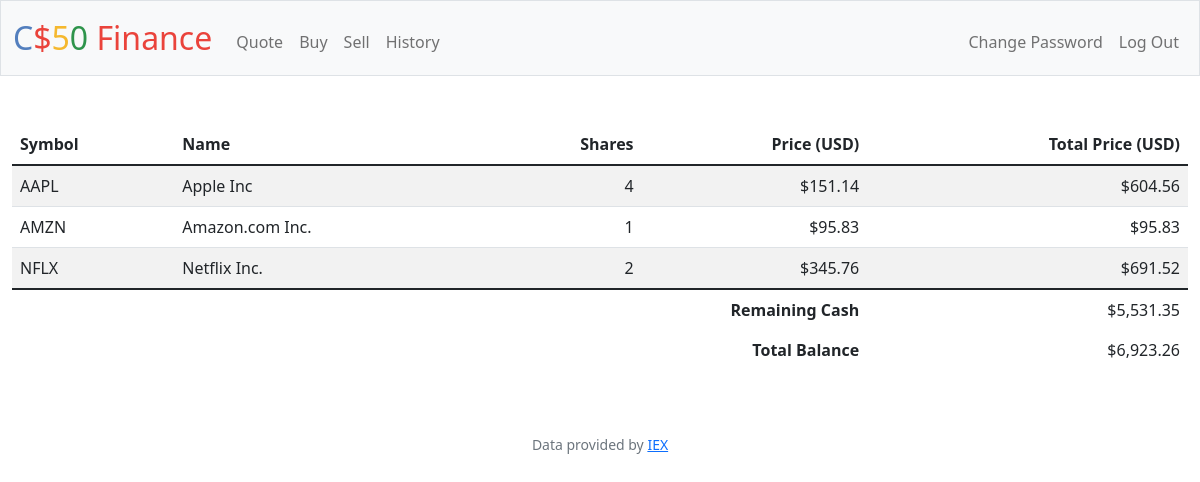
The page / (signed in) on the database its author committed.
### tables this page shows
CREATE TABLE transactions (id INTEGER, user_id NUMERIC NOT NULL, type TEXT NOT NULL, symbol TEXT NOT NULL, name TEXT NOT NULL, shares INTEGER NOT NULL, price NUMERIC NOT NULL, timestamp DEFAULT CURRENT_TIMESTAMP, PRIMARY KEY(id), FOREIGN KEY(user_id) REFERENCES users(id));

### Week9-Flask/finance/app.py (the view)
@app.route("/")
@login_required
def index():
    user_id = session["user_id"]
    user_transactions = db.execute("SELECT symbol, name, SUM(shares) AS total_shares, price FROM transactions WHERE user_id = ? GROUP BY symbol", user_id)
    user_cash = db.execute("SELECT cash FROM users where id = ?", user_id)[0]["cash"]
    total = user_cash
    for stock in user_transactions:
        total += stock["price"] * stock["total_shares"]
    return render_template("index.html", user_transactions = user_transactions, user_cash = usd(user_cash), usd = usd, total = usd(total))

### Week9-Flask/finance/app.py (called while the page is built)
@app.after_request
def after_request(response):
    response.headers["Cache-Control"] = "no-cache, no-store, must-revalidate"
    response.headers["Expires"] = 0
    response.headers["Pragma"] = "no-cache"
    return response

### Week9-Flask/finance/helpers.py (called while the page is built)
def login_required(f):
    @wraps(f)
    def decorated_function(*args, **kwargs):
        if session.get("user_id") is None:
            return redirect("/login")
        return f(*args, **kwargs)
    return decorated_function

def usd(value):
    return f"${value:,.2f}"

### Week9-Flask/finance/templates/index.html (shortened to what this page needs)
{% extends "layout.html" %}
{% block main %}
    <table class="table table-striped">
        <thead>
            <tr>
                <th class="text-start">Symbol</th>
                <th class="text-start">Name</th>
                <th class="text-end">Shares</th>
                <th class="text-end">Price (USD)</th>
                <th class="text-end">Total Price (USD)</th>
            </tr>
        </thead>
        <tbody>
            {% for row in user_transactions %}
            <tr>
                <td class="text-start">{{ row["symbol"] }}</td>
                <td class="text-start">{{ row["name"] }}</td>
                <td class="text-end">{{ row["total_shares"] }}</td>
                <td class="text-end">{{ usd(row["price"]) }}</td>
                <td class="text-end">{{ usd(row["total_shares"]*row["price"]) }}</td>
            </tr>
            {% endfor %}
        </tbody>
        <tfoot>
            <tr>
                <td class="border-0 fw-bold text-end" colspan="4">Remaining Cash</td>
                <td class="border-0 text-end">{{ user_cash }}</td>
            </tr>
            <tr>
                <td class="border-0 fw-bold text-end" colspan="4">Total Balance</td>
                <td class="border-0 text-end">{{ total }}</td>
            </tr>
        </tfoot>
    </table>
{% endblock %}

### rows shown on the page
transactions: symbol "AAPL", name "Apple Inc", total_shares "4", price "$151.14", total_shares "$604.56"
transactions: symbol "AMZN", name "Amazon.com Inc.", total_shares "1", price "$95.83", usd(row['total_shares']*row['price']) "$95.83"
transactions: symbol "NFLX", name "Netflix Inc.", total_shares "2", price "$345.76", total_shares "$691.52"

### other values the page prints
{{ user_cash }} "$5,531.35"
{{ total }} "$6,923.26"
